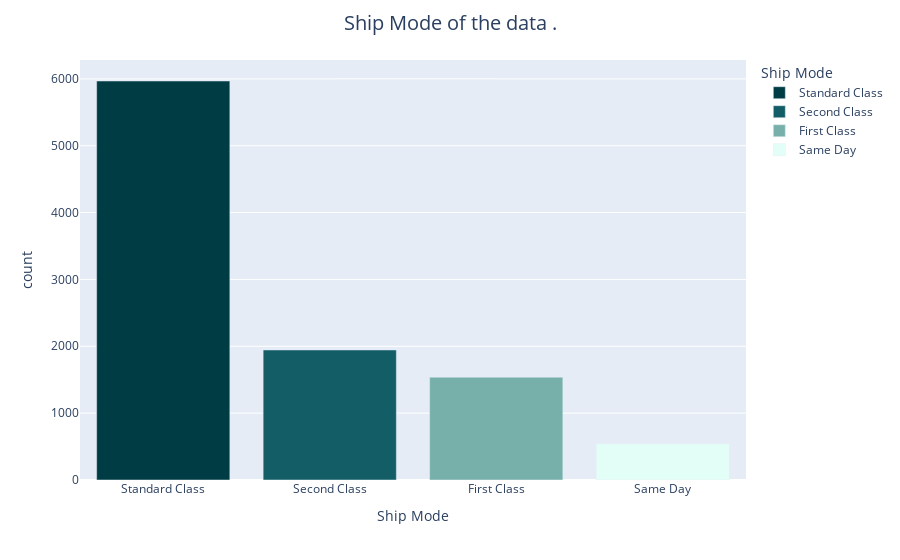

Notebook code cell kept with this figure:
### Code cell
fig=px.bar(df['Ship Mode'].value_counts().reset_index(), x='Ship Mode', y='count', color='Ship Mode',color_discrete_sequence=night)
fig.update_layout(
    title="Ship Mode of the data .",
    title_x=0.5,  # Centers the title
    title_font=dict(size=20)  # Changes the font size
)
fig.show()

### Figure 1 — Plotly figure (JSON) as saved in the notebook; plotly's stock layout.template omitted (floating-point values rounded to 4 significant figures)
{"data": [{"alignmentgroup": "True", "hovertemplate": "Ship Mode=%{x}<br>count=%{y}<extra></extra>", "legendgroup": "Standard Class", "marker": {"color": "#003C43", "pattern": {"shape": ""}}, "name": "Standard Class", "offsetgroup": "Standard Class", "orientation": "v", "showlegend": true, "textposition": "auto", "type": "bar", "x": ["Standard Class"], "xaxis": "x", "y": [5968], "yaxis": "y"}, {"alignmentgroup": "True", "hovertemplate": "Ship Mode=%{x}<br>count=%{y}<extra></extra>", "legendgroup": "Second Class", "marker": {"color": "#135D66", "pattern": {"shape": ""}}, "name": "Second Class", "offsetgroup": "Second Class", "orientation": "v", "showlegend": true, "textposition": "auto", "type": "bar", "x": ["Second Class"], "xaxis": "x", "y": [1945], "yaxis": "y"}, {"alignmentgroup": "True", "hovertemplate": "Ship Mode=%{x}<br>count=%{y}<extra></extra>", "legendgroup": "First Class", "marker": {"color": "#77B0AA", "pattern": {"shape": ""}}, "name": "First Class", "offsetgroup": "First Class", "orientation": "v", "showlegend": true, "textposition": "auto", "type": "bar", "x": ["First Class"], "xaxis": "x", "y": [1538], "yaxis": "y"}, {"alignmentgroup": "True", "hovertemplate": "Ship Mode=%{x}<br>count=%{y}<extra></extra>", "legendgroup": "Same Day", "marker": {"color": "#E3FEF7", "pattern": {"shape": ""}}, "name": "Same Day", "offsetgroup": "Same Day", "orientation": "v", "showlegend": true, "textposition": "auto", "type": "bar", "x": ["Same Day"], "xaxis": "x", "y": [543], "yaxis": "y"}], "layout": {"barmode": "relative", "legend": {"title": {"text": "Ship Mode"}, "tracegroupgap": 0}, "margin": {"t": 60}, "title": {"font": {"size": 20}, "text": "Ship Mode of the data .", "x": 0.5}, "xaxis": {"anchor": "y", "categoryarray": ["Standard Class", "Second Class", "First Class", "Same Day"], "categoryorder": "array", "domain": [0, 1], "title": {"text": "Ship Mode"}}, "yaxis": {"anchor": "x", "domain": [0, 1], "title": {"text": "count"}}}}
